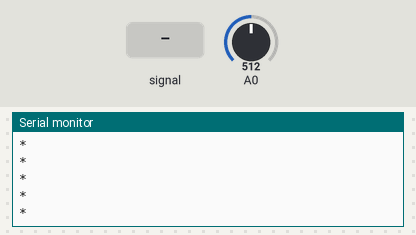
The sketch below on a simulated Arduino Uno, built with avr-gcc and run on an emulated ATmega328P. Parts: the last lines printed to the serial monitor. Inputs (shaded band) come from the test bench; at power-on: A0 = 512.

Above: at 1.2 s.
1.3 s: A0 fed a 200 Hz sine of ±81 counts around its level
At 2.4 s:
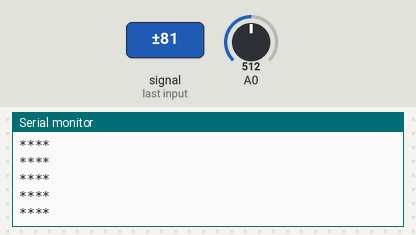
2.8 s: A0 set to 716
At 3.8 s:
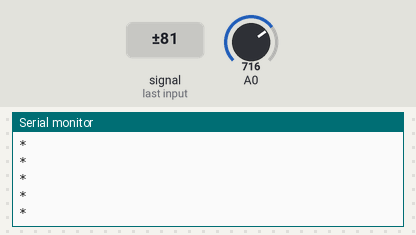
4.3 s: A0 fed a 1000 Hz sine of ±255 counts around its level
At 5.2 s:
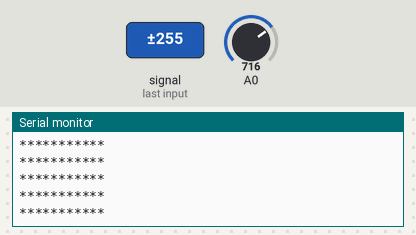
6.2 s: A0 fed a 50 Hz sine of ±306 counts around its level
At 7.0 s:
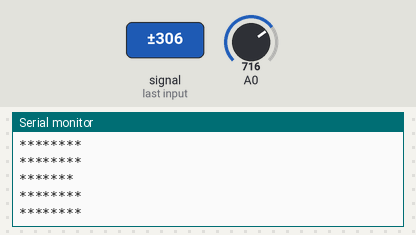
7.8 s: A0 set to 900
At 8.5 s:
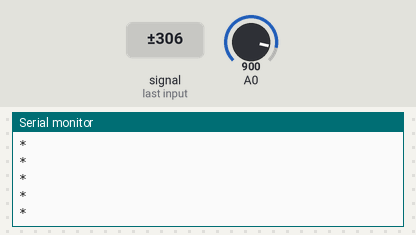

Measured:
- after the input at 1.3 s, the serial monitor: prints a new line at once (image 1)
- after the input at 2.8 s, the serial monitor: prints a new line after 0.06 s (image 2)
- after the input at 4.3 s, the serial monitor: prints a new line at once (image 3)
- after the input at 6.2 s, the serial monitor: prints a new line after 0.08 s (image 4)
- after the input at 7.8 s, the serial monitor: prints a new line after 0.07 s (image 5)

The sketch:

Mic.ino
```cpp
int currentValue;
int maxValue;
int minValue;
unsigned long timer;
int sampleSpan = 5; // Amount in milliseconds to sample data
int volume; // this roughly goes from 0 to 700

void setup()
{
    Serial.begin(9600);
    resetValues();
}

void loop()
{
    currentValue = analogRead(A0);

    if (currentValue < minValue) {
        minValue = currentValue;
    }
    if (currentValue > maxValue) {
        maxValue = currentValue;
    }

    if (millis() - timer >= sampleSpan) {
        volume = maxValue - minValue;

        //Serial.println(volume);

        if(volume==1023)Serial.print("----------------");
        volume=volume/50;
        for(int i=0;i<=volume;i++)
          Serial.print("*");
        Serial.println();
        resetValues();
    }
}

void resetValues()
{
    maxValue = 0;
    minValue = 1024;
    timer = millis();
}
```
